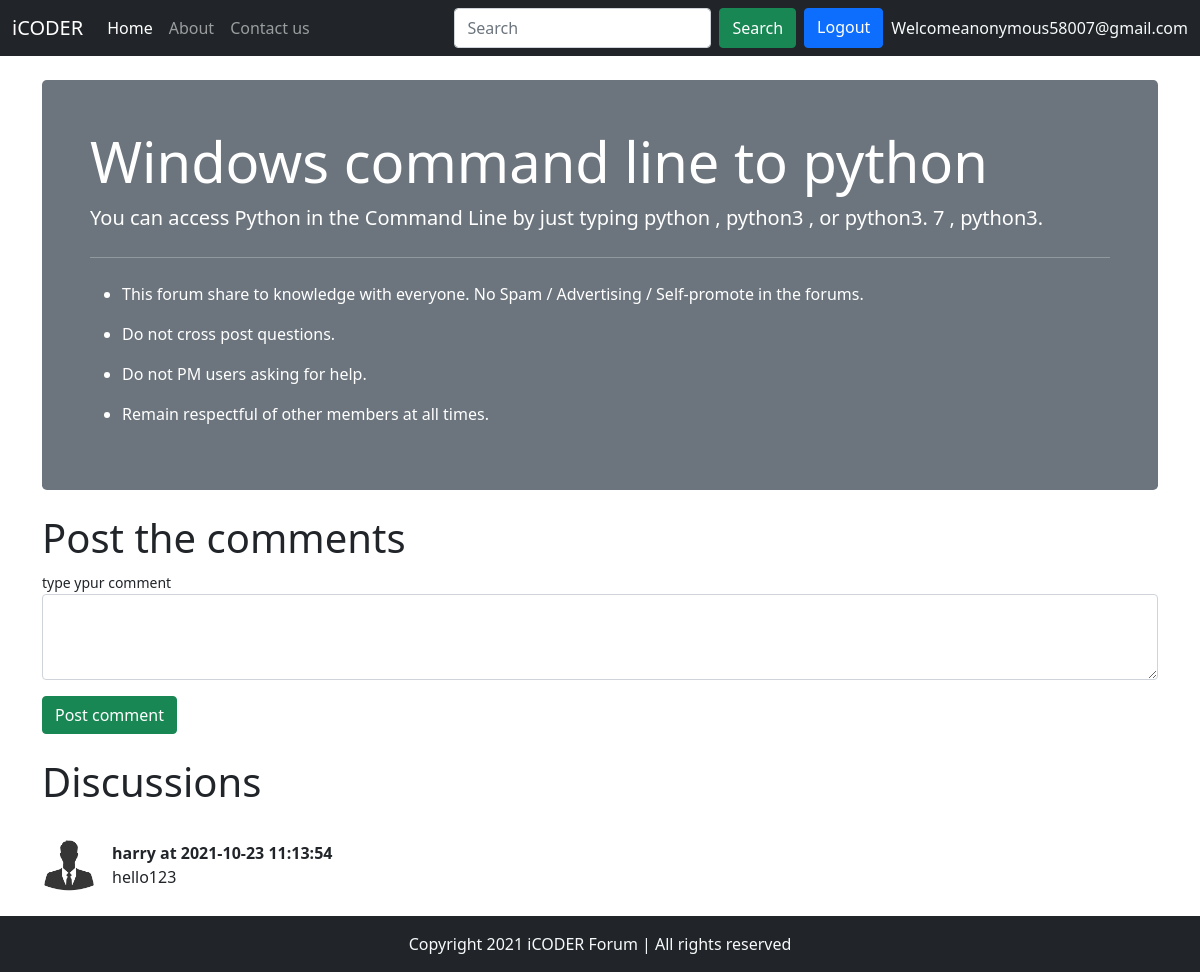
The app's page /threads.php?thread_id=1 (signed in) with its own data.
### tables this page shows
CREATE TABLE `threads` (
  `id` int(255) NOT NULL,
  `title` varchar(255) NOT NULL,
  `description` text NOT NULL,
  `cat_id` varchar(255) NOT NULL,
  `user_id` int(255) NOT NULL,
  `time` datetime NOT NULL DEFAULT current_timestamp()
);

CREATE TABLE `comment` (
  `comment_id` int(255) NOT NULL,
  `comment_content` text NOT NULL,
  `thread_id` int(255) NOT NULL,
  `comment_by` varchar(255) NOT NULL,
  `comment_time` datetime NOT NULL DEFAULT current_timestamp()
);

CREATE TABLE `users` (
  `uid` int(255) NOT NULL,
  `username` varchar(255) NOT NULL,
  `email` varchar(25) NOT NULL,
  `pass` text NOT NULL,
  `cpass` varchar(255) NOT NULL,
  `time` datetime NOT NULL DEFAULT current_timestamp()
);

### threads.php (the view, shortened to what this page needs)
<!DOCTYPE html>
<html lang="en">
<head>
</head>
<body>
    <?php include  "partials/header.php" ; ?>
    <?php include  "partials/connection.php" ; ?>
    <?php include  "partials/link.php" ; ?>
    <?php
    $id=$_GET['thread_id'];
   $selectquery = "select * from threads where id=$id";
   $query = mysqli_query($con,$selectquery);
   while($row = mysqli_fetch_assoc($query)){
             $title =$row['title'];
       $description =$row['description'];
   }
   ?>
    <div class="container my-4">
        <div class="jumbotron">
            <div class="w-auto h-70 p-5 text-white bg-secondary rounded-3">
                <h1 class="display-4"> <?php echo $title; ?> </h1>
                <p class="lead"><?php echo $description; ?></p>
                <hr class="my-4">
                <ul>
                    <li>
                        <p>This forum share to knowledge with everyone. No Spam / Advertising / Self-promote in the
                            forums.
                        </p>
                    </li>
                    <li>
                        <p> Do not cross post questions. </p>
                    </li>
                    <li>
                        <p> Do not PM users asking for help. </p>
                    </li>
                    <li>
                        <p> Remain respectful of other members at all times.</p>
                    </li>
                </ul>
            </div>
        </div>
    </div>
    <?php
if(isset($_SESSION['loggedin']) && $_SESSION['loggedin']==true){
  echo'<div class="container">
        <h1>Post the comments</h1>
        <form action="'.$_SERVER['REQUEST_URI'] .'" method="POST">
            <div class="mb-3">
                <small>type ypur comment</small>
                <label for="comment" class="form-label"></label>
                <textarea class="form-control" name="comment" id="comment" rows="3" required></textarea>
                <input type="hidden" name="uid" value=" '. $_SESSION['uid'] .' ">
            </div>
            <button type="submit" name="submit" class="btn btn-success">Post comment </button>
    </div>
    </form>';
   }
?>
    <br>
    <div class="container">
        <h1>Discussions</h1>
        <br>
        <?php
    $id=$_GET['thread_id'];
   $selectquery = "select * from comment where thread_id=$id";
   $query = mysqli_query($con,$selectquery);
   while($row = mysqli_fetch_array($query)){
    $comment_content =$row['comment_content'];
    $comment_user_id=$row['comment_by'];
    $time=$row['comment_time'];
    $sql = "select username from users where uid ='$comment_user_id'" ;
    $result = mysqli_query($con,$sql);
    $row_email = mysqli_fetch_array($result);
    $username = $row_email['username'];
   echo'    <div class="d-flex align-items-center">
            <div class="flex-shrink-0">
                <img src="images/default.jpg" width="54px" class="mr-3" alt="user">
            </div>
            <div class="flex-grow-1 ms-3">
            <p class="fw-bold my-0">'.$username.' at '.$time.'</p>
    '.$comment_content.'
    </div>
    </div>
    <br>';
    }
    ?>
    </div>
    <?php include  "partials/footer.php" ; ?>
</body>
</html>

### records on screen
threads: title "Windows command line to python", description "You can access Python in the Command Line by just typing python , python3 , or python3. 7 , python3."
comment: users.username "harry", comment_time "2021-10-23 11:13:54", comment_content "hello123"

### other values on screen
$_SESSION['useremail'] "anonymous58007@gmail.com"
